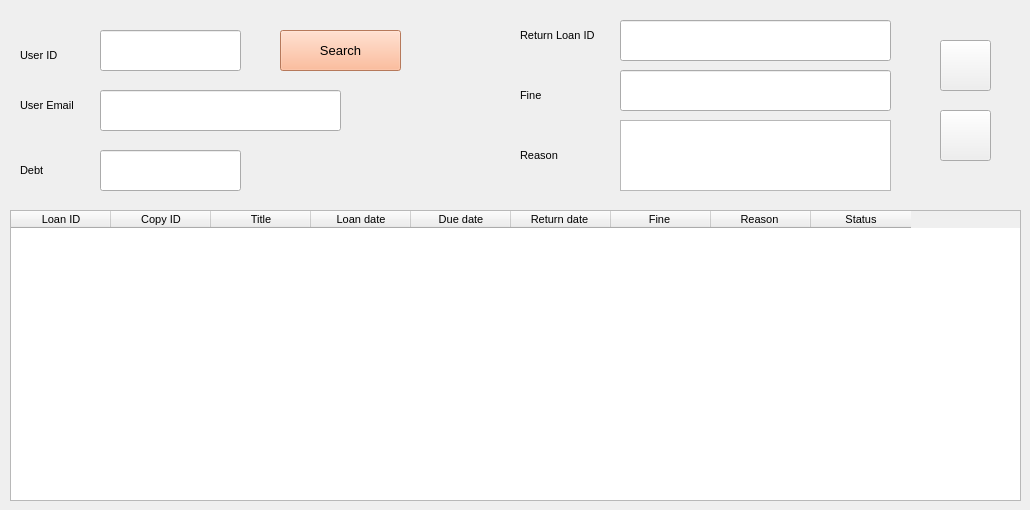
    <widget class="QWidget" name="tab_15">
     <attribute name="title">
      <string>Return</string>
     </attribute>
     <widget class="QTableWidget" name="tableWidget_10">
      <property name="geometry">
       <rect>
        <x>10</x>
        <y>210</y>
        <width>1011</width>
        <height>291</height>
       </rect>
      </property>
      <property name="font">
       <font>
        <family>Segoe UI</family>
        <pointsize>8</pointsize>
       </font>
      </property>
      <column>
       <property name="text">
        <string>Loan ID</string>
       </property>
      </column>
      <column>
       <property name="text">
        <string>Copy ID</string>
       </property>
      </column>
      <column>
       <property name="text">
        <string>Title</string>
       </property>
      </column>
      <column>
       <property name="text">
        <string>Loan date</string>
       </property>
      </column>
      <column>
       <property name="text">
        <string>Due date</string>
       </property>
      </column>
      <column>
       <property name="text">
        <string>Return date </string>
       </property>
      </column>
      <column>
       <property name="text">
        <string>Fine </string>
       </property>
      </column>
      <column>
       <property name="text">
        <string>Reason </string>
       </property>
      </column>
      <column>
       <property name="text">
        <string>Status</string>
       </property>
      </column>
     </widget>
     <widget class="QLineEdit" name="lineEdit_33">
      <property name="geometry">
       <rect>
        <x>100</x>
        <y>90</y>
        <width>241</width>
        <height>41</height>
       </rect>
      </property>
     </widget>
     <widget class="QLabel" name="label_40">
      <property name="geometry">
       <rect>
        <x>20</x>
        <y>90</y>
        <width>71</width>
        <height>31</height>
       </rect>
      </property>
      <property name="font">
       <font>
        <family>Segoe UI</family>
        <pointsize>8</pointsize>
       </font>
      </property>
      <property name="styleSheet">
       <string notr="true">background-color: rgba(0,0,0,0%);</string>
      </property>
      <property name="text">
       <string>User Email</string>
      </property>
     </widget>
     <widget class="QLineEdit" name="lineEdit_34">
      <property name="geometry">
       <rect>
        <x>620</x>
        <y>20</y>
        <width>271</width>
        <height>41</height>
       </rect>
      </property>
     </widget>
     <widget class="QLabel" name="label_41">
      <property name="geometry">
       <rect>
        <x>520</x>
        <y>20</y>
        <width>91</width>
        <height>31</height>
       </rect>
      </property>
      <property name="font">
       <font>
        <family>Segoe UI</family>
        <pointsize>8</pointsize>
       </font>
      </property>
      <property name="styleSheet">
       <string notr="true">background-color: rgba(0,0,0,0%);</string>
      </property>
      <property name="text">
       <string>Return Loan ID</string>
      </property>
     </widget>
     <widget class="QPushButton" name="pushButton_34">
      <property name="geometry">
       <rect>
        <x>280</x>
        <y>30</y>
        <width>121</width>
        <height>41</height>
       </rect>
      </property>
      <property name="font">
       <font>
        <pointsize>10</pointsize>
       </font>
      </property>
      <property name="styleSheet">
       <string notr="true">background-color: rgb(255, 170, 127);
color: rgb(0, 0, 0);</string>
      </property>
      <property name="text">
       <string>Search</string>
      </property>
     </widget>
     <widget class="QLineEdit" name="lineEdit_36">
      <property name="geometry">
       <rect>
        <x>100</x>
        <y>30</y>
        <width>141</width>
        <height>41</height>
       </rect>
      </property>
     </widget>
     <widget class="QLineEdit" name="lineEdit_37">
      <property name="geometry">
       <rect>
        <x>100</x>
        <y>150</y>
        <width>141</width>
        <height>41</height>
       </rect>
      </property>
     </widget>
     <widget class="QLabel" name="label_43">
      <property name="geometry">
       <rect>
        <x>20</x>
        <y>150</y>
        <width>61</width>
        <height>41</height>
       </rect>
      </property>
      <property name="font">
       <font>
        <family>Segoe UI</family>
        <pointsize>8</pointsize>
       </font>
      </property>
      <property name="styleSheet">
       <string notr="true">background-color: rgba(0,0,0,0%);</string>
      </property>
      <property name="text">
       <string>Debt</string>
      </property>
     </widget>
     <widget class="QLabel" name="label_45">
      <property name="geometry">
       <rect>
        <x>20</x>
        <y>40</y>
        <width>51</width>
        <height>31</height>
       </rect>
      </property>
      <property name="font">
       <font>
        <family>Segoe UI</family>
        <pointsize>8</pointsize>
       </font>
      </property>
      <property name="styleSheet">
       <string notr="true">background-color: rgba(0,0,0,0%);</string>
      </property>
      <property name="text">
       <string>User ID </string>
      </property>
     </widget>
     <widget class="QLineEdit" name="lineEdit_35">
      <property name="geometry">
       <rect>
        <x>620</x>
        <y>70</y>
        <width>271</width>
        <height>41</height>
       </rect>
      </property>
     </widget>
     <widget class="QLabel" name="label_44">
      <property name="geometry">
       <rect>
        <x>520</x>
        <y>80</y>
        <width>91</width>
        <height>31</height>
       </rect>
      </property>
      <property name="font">
       <font>
        <family>Segoe UI</family>
        <pointsize>8</pointsize>
       </font>
      </property>
      <property name="styleSheet">
       <string notr="true">background-color: rgba(0,0,0,0%);</string>
      </property>
      <property name="text">
       <string>Fine </string>
      </property>
     </widget>
     <widget class="QTextEdit" name="textEdit_3">
      <property name="geometry">
       <rect>
        <x>620</x>
        <y>120</y>
        <width>271</width>
        <height>71</height>
       </rect>
      </property>
     </widget>
     <widget class="QLabel" name="label_46">
      <property name="geometry">
       <rect>
        <x>520</x>
        <y>140</y>
        <width>91</width>
        <height>31</height>
       </rect>
      </property>
      <property name="font">
       <font>
        <family>Segoe UI</family>
        <pointsize>8</pointsize>
       </font>
      </property>
      <property name="styleSheet">
       <string notr="true">background-color: rgba(0,0,0,0%);</string>
      </property>
      <property name="text">
       <string>Reason</string>
      </property>
     </widget>
     <widget class="QPushButton" name="pushButton_36">
      <property name="geometry">
       <rect>
        <x>940</x>
        <y>40</y>
        <width>51</width>
        <height>51</height>
       </rect>
      </property>
      <property name="text">
       <string/>
      </property>
      <property name="icon">
       <iconset>
        <normaloff>icons/confirm.png</normaloff>icons/confirm.png</iconset>
      </property>
      <property name="iconSize">
       <size>
        <width>40</width>
        <height>40</height>
       </size>
      </property>
     </widget>
     <widget class="QPushButton" name="pushButton_35">
      <property name="geometry">
       <rect>
        <x>940</x>
        <y>110</y>
        <width>51</width>
        <height>51</height>
       </rect>
      </property>
      <property name="text">
       <string/>
      </property>
      <property name="icon">
       <iconset>
        <normaloff>icons/payfine.png</normaloff>icons/payfine.png</iconset>
      </property>
      <property name="iconSize">
       <size>
        <width>50</width>
        <height>50</height>
       </size>
      </property>
     </widget>
    </widget>
